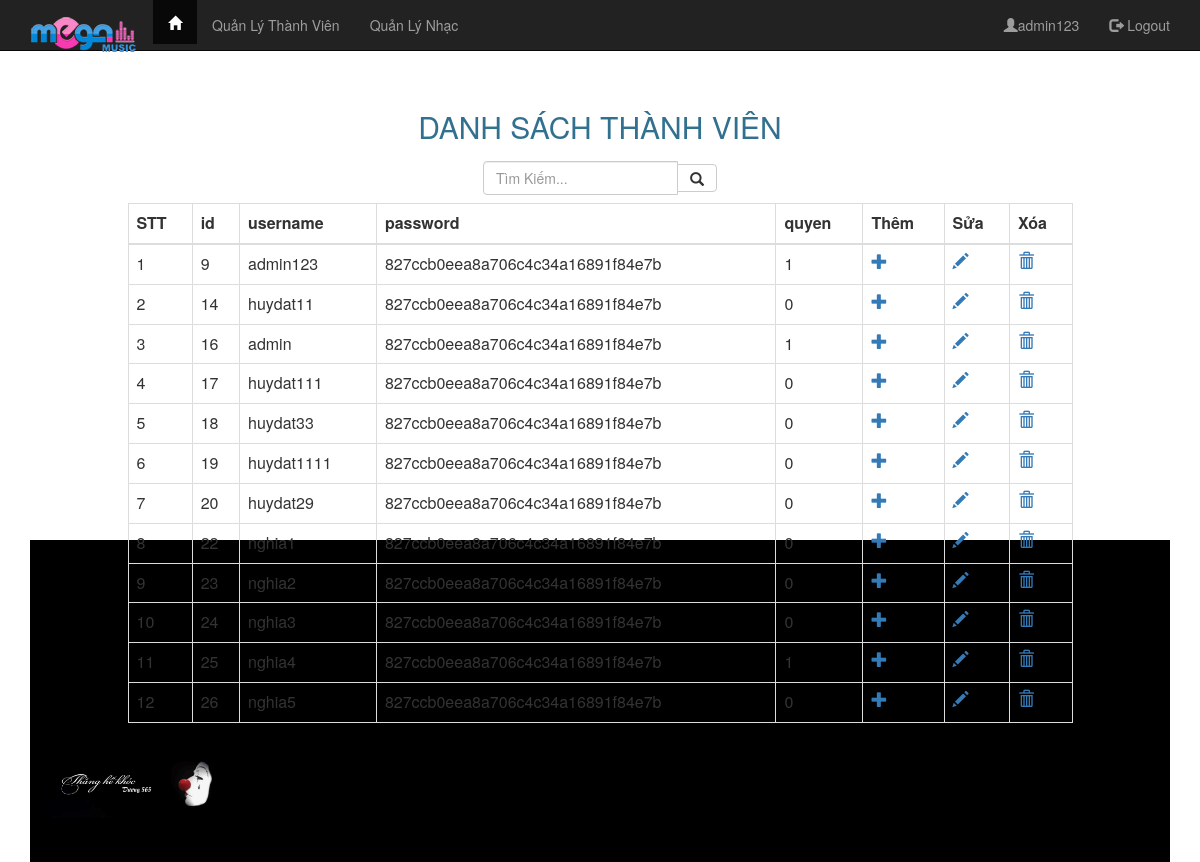
Page /sources/php/timkiem_quanly.php (signed in) on the committed database.
### tables this page shows
CREATE TABLE `user` (
  `id` int(11) NOT NULL,
  `username` varchar(100) NOT NULL,
  `password` varchar(150) NOT NULL,
  `quyen` int(11) NOT NULL
);

### sources/php/timkiem_quanly.php (the view, shortened to what this page needs)
<?php
    if(isset($_SESSION['username'])&&($_SESSION['quyen'])==1){
 ?>
<html lang="en">
<head>
  <link rel="stylesheet" type="text/css" href="../css/layout.css">
  <link rel="stylesheet" type="text/css" href="https://maxcdn.bootstrapcdn.com/bootstrap/3.3.7/css/bootstrap.min.css">
</head>
<body>
<?php
  require('connect.php');
  ?>
<nav class="navbar navbar-inverse  navbar-fixed-top ">
  <div class="container">
    <div class="navbar-header">
      <a class="navbar-brand" href="index.php"><img src="../images/logomega.png" class="img-responsive" alt="mega"></a>
    </div>
    <div class="collapse navbar-collapse" id="myNavbar">
      <ul class="nav navbar-nav">
      <li class="active"><a href="index.php"><span class="glyphicon glyphicon-home"></span></a></li>
      <li><a href="admin.php">Quản Lý Thành Viên</a></li>
      <li><a href="quanlynhac.php">Quản Lý Nhạc</a></li>
      </ul>
      <ul class="nav navbar-nav navbar-right">
      <li><a href="admin.php"><span class="glyphicon glyphicon-user"></span><?php echo $_SESSION['username'];?></a></li>
      <li><a href="dangxuat.php"><span class="glyphicon glyphicon-log-out"></span> Logout</a></li>
      </ul>
    </div>
  </div>
</nav>
<div class="container text-center">
  <div class="row content">
    <h2 class="text-info">DANH SÁCH THÀNH VIÊN</h2>
    <div class="col-md-6 col-md-offset-3">
    <form class="navbar-form navbar-center" action="ketquatimkiem.php" method="get"><?php ?>
        <div class="form-group input-group">
          <input type="text" class=" form-control" id="txtsearch" name="keyword" placeholder="Tìm Kiếm...">
          <span class="input-group-btn">
            <button class="btn btn-default" type="button" id="searchbutton">
              <span class="glyphicon glyphicon-search"></span>
            </button>
          </span>
        </div>
       </form>
    </div><br>
    <div>
    <div>
    <div class="col-md-10 col-md-offset-1">
    <table class="table table-bordered">
    <thead>
      <tr>
        <th>STT</th>
        <th>id</th>
        <th>username</th>
        <th>password</th>
        <th>quyen</th>
        <th>Thêm</th>
        <th>Sửa</th>
        <th>Xóa</th>
      </tr>
    </thead>
    <tbody class="danhsach">
       <?php
          $sql="SELECT * FROM user where username like'%$keyword%'";
          $query=mysqli_query($con,$sql);
          $num =mysqli_num_rows($query);
          if($num>0){
            $STT=0;
            while($row=mysqli_fetch_array($query)){
              $STT++;
        ?>
        <tr>
           <td><?php echo $STT;?></td>
           <td><?php echo $row['id'];?></td>
           <td><?php echo $row['username'];?></td>
           <td><?php echo $row['password'];?></td>
           <td><?php echo $row['quyen'];?></td>
           <td><a href="dangky.php" title=""><span class="glyphicon glyphicon-plus"></span></a></td>
           <td><a href="suauser.php?id=<?php echo $row['id']?>" title=""><span class="glyphicon glyphicon-pencil"></span></a></td>
           <td><a class="xoa" href="xoauser.php?id=<?php echo $row['id']?>" title=""><span class="glyphicon glyphicon-trash"></span></a></td>
         </tr>
         <?php
              }
            }else{
              echo 'Không có dữ liệu';
            }
          ?>
    </tbody>
  </table>
  </div></div>
</div>
</div>
<footer class="container-fluid text-center">
  <img src="../images/thanghekhoc.jpg" class="img-responsive" style="width:15% " alt="Image">
</footer>
</body>
</html>
<?php
    }else{
      header('location:user.php');
    }
?>

### sources/css/layout.css (style rules this page uses)
.navbar { margin-bottom: 0; border-radius: 0; }
.row.content { height: 450px;margin-top: 70px; }
footer { background-color: black; color:red; padding: 15px; }

### rows in the picture
user: id "9", username "admin123", password "827ccb0eea8a706c4c34a16891f84e7b", quyen "1"
user: id "14", username "huydat11", password "827ccb0eea8a706c4c34a16891f84e7b", quyen "0"
user: id "16", username "admin", password "827ccb0eea8a706c4c34a16891f84e7b", quyen "1"
user: id "17", username "huydat111", password "827ccb0eea8a706c4c34a16891f84e7b", quyen "0"
user: id "18", username "huydat33", password "827ccb0eea8a706c4c34a16891f84e7b", quyen "0"
user: id "19", username "huydat1111", password "827ccb0eea8a706c4c34a16891f84e7b", quyen "0"
user: id "20", username "huydat29", password "827ccb0eea8a706c4c34a16891f84e7b", quyen "0"
user: id "22", username "nghia1", password "827ccb0eea8a706c4c34a16891f84e7b", quyen "0"
user: id "23", username "nghia2", password "827ccb0eea8a706c4c34a16891f84e7b", quyen "0"
user: id "24", username "nghia3", password "827ccb0eea8a706c4c34a16891f84e7b", quyen "0"
user: id "25", username "nghia4", password "827ccb0eea8a706c4c34a16891f84e7b", quyen "1"
user: id "26", username "nghia5", password "827ccb0eea8a706c4c34a16891f84e7b", quyen "0"

### other values in the picture
$_SESSION['username'] "admin123"
